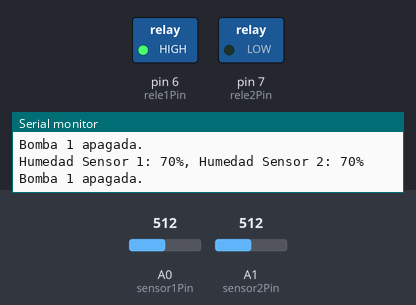
Simulated run of this sketch. Board: Arduino Uno, built with avr-gcc and run on an emulated ATmega328P. Parts: switched loads named in the sketch (green lamp = pin HIGH), the last lines printed to the serial monitor. The test bench sets the inputs (shaded band); at power-on: A0 (sensor1Pin) = 512, A1 (sensor2Pin) = 512.

Above: at 5.8 s.
5.9 s: A0 (sensor1Pin) set to 717
11.9 s: A0 (sensor1Pin) set to 743
At 16.2 s:
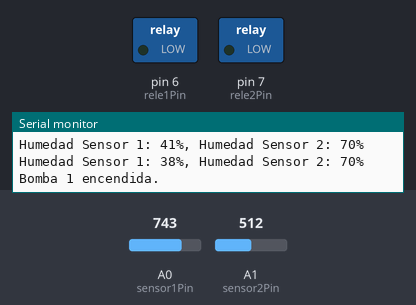
17.9 s: A1 (sensor2Pin) set to 408
23.9 s: A1 (sensor2Pin) set to 386
At 25.9 s:
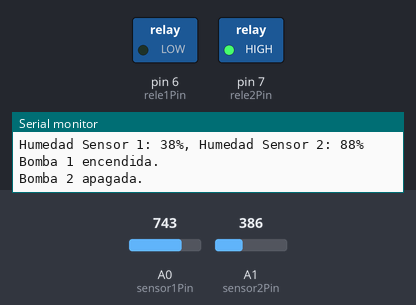
29.9 s: A0 (sensor1Pin) set to 623
35.9 s: A0 (sensor1Pin) set to 603
At 40.4 s:
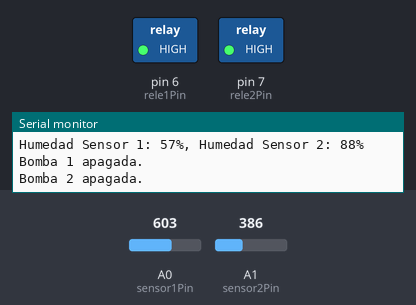
Timing chart, 0 to 41.9 s (numbered marks = the images above; inputs shaded):
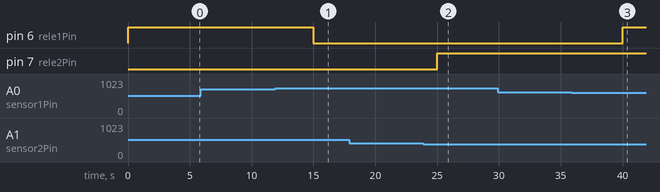

Measured:
- the behaviour switches between 730 and 731 on A0 (sensor1Pin) (found by bisection; images 0 and 1)
- the behaviour switches between 401 and 400 on A1 (sensor2Pin) (found by bisection; images 1 and 2)
- the behaviour switches between 616 and 615 on A0 (sensor1Pin) (found by bisection; images 2 and 3)
- after the input at 11.9 s, pin 6 (rele1Pin): HIGH → LOW after 3.1 s
- after the input at 23.9 s, pin 7 (rele2Pin): LOW → HIGH after 1.1 s
- after the input at 35.9 s, pin 6 (rele1Pin): LOW → HIGH after 4.1 s

The sketch:

Rautomatico.ino
```cpp
// código para el Arduino UNO
const int sensor1Pin = A0;
const int sensor2Pin = A1;
const int rele1Pin = 6;
const int rele2Pin = 7;

int humedad1;
int humedad2;

//  humedad
const int humedadMinimaSensor1 = 40;
const int humedadMaximaSensor1 = 55;
const int humedadMinimaSensor2 = 60;
const int humedadMaximaSensor2 = 85;
void setup() {


  pinMode(rele1Pin, OUTPUT);
  pinMode(rele2Pin, OUTPUT);


  Serial.begin(9600);
}

void loop() {


  humedad1 = analogRead(sensor1Pin);
  humedad2 = analogRead(sensor2Pin);

  // porcentajes
  int humedad1Porcentaje = map(humedad1, 1018, 300, 0, 100);
  int humedad2Porcentaje = map(humedad2, 1018, 300, 0, 100);


  Serial.print("Humedad Sensor 1: ");
  Serial.print(humedad1Porcentaje);
  Serial.print("%, ");
  Serial.print("Humedad Sensor 2: ");
  Serial.print(humedad2Porcentaje);
  Serial.println("%");


  if (humedad1Porcentaje < humedadMinimaSensor1) {

    digitalWrite(rele1Pin, LOW);
    Serial.println("Bomba 1 encendida.");
  } else if (humedad1Porcentaje > humedadMaximaSensor1) {

    digitalWrite(rele1Pin, HIGH);
    Serial.println("Bomba 1 apagada.");
  }


  if (humedad2Porcentaje < humedadMinimaSensor2) {

    digitalWrite(rele2Pin, LOW);
    Serial.println("Bomba 2 encendida.");
  } else if (humedad2Porcentaje > humedadMaximaSensor2) {

    digitalWrite(rele2Pin, HIGH);
    Serial.println("Bomba 2 apagada.");
  }

  delay(5000);
}
```
